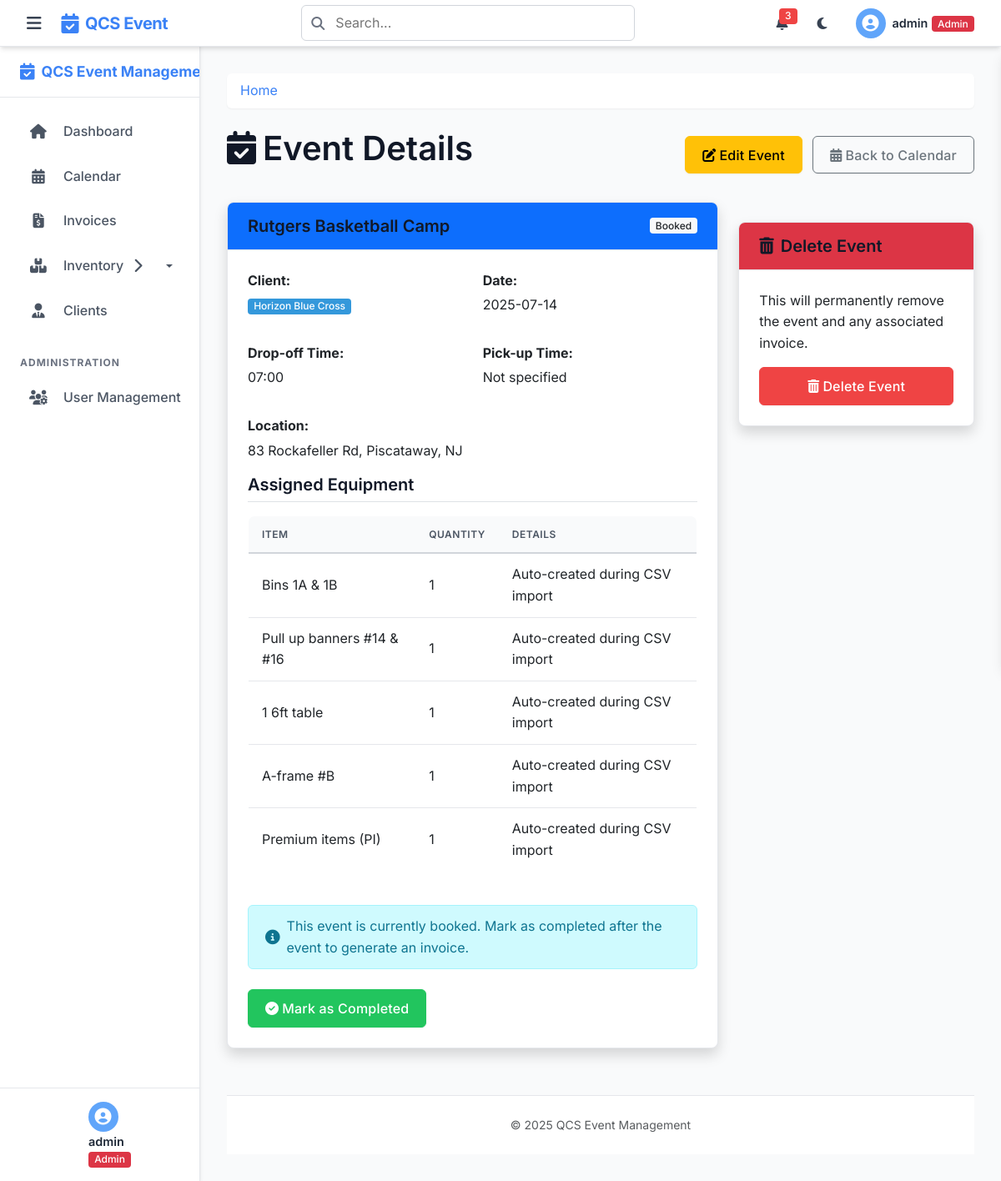
The page /events/8 (signed in) on the database as committed earlier.
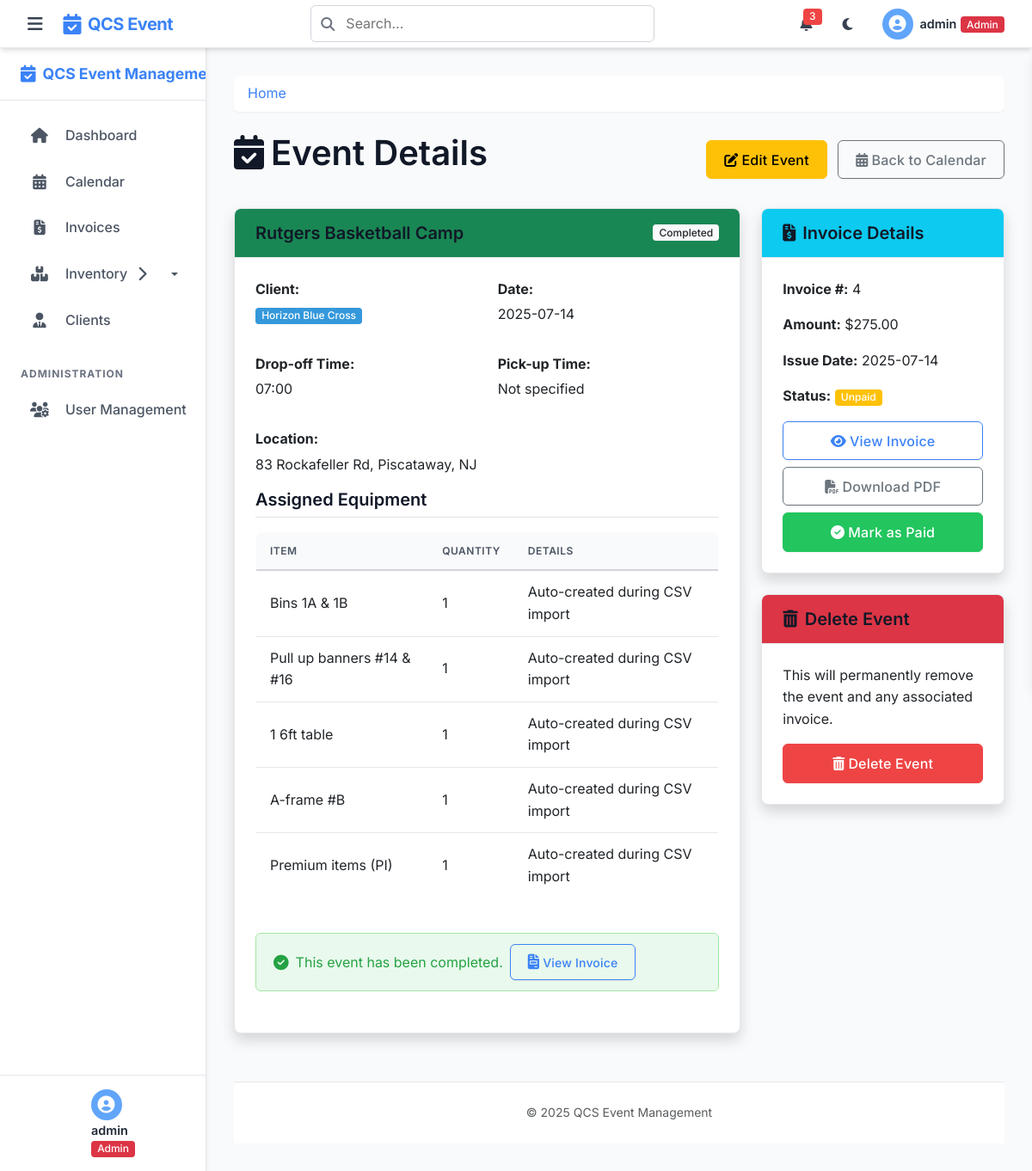
The same page on the database as committed later.
### tables this page shows
CREATE TABLE events (
    event_id INTEGER PRIMARY KEY AUTOINCREMENT,
    event_name TEXT NOT NULL,
    client_id INTEGER,
    category_id INTEGER,
    template_id INTEGER,
    ics_uid TEXT UNIQUE,  -- Unique identifier for ICS events
    event_date TEXT,  -- Store as YYYY-MM-DD
    end_date TEXT,    -- For multi-day events
    drop_off_time TEXT,      -- Store as HH:MM:SS
    pickup_time TEXT,
    is_all_day INTEGER DEFAULT 0, -- 0 for false, 1 for true
    has_conflicts INTEGER DEFAULT 0, -- 0 for no conflicts, 1 for conflicts
    is_recurring INTEGER DEFAULT 0, -- 0 for one-time, 1 for recurring
    recurrence_pattern TEXT,     -- daily, weekly, monthly, yearly
    recurrence_end_date TEXT,    -- When recurring events should stop
    parent_event_id INTEGER,     -- For recurring events
    original_start_date TEXT,    -- For moved recurring instances
    manager TEXT,
    onsite_contact TEXT,
    onsite_contact_phone TEXT,
    event_location TEXT,
    location_id INTEGER,     -- Reference to locations table
    items_needed TEXT,       -- List of items needed, including kits.
    boxes_from_pi INTEGER,   -- Number of boxes to be picked up from Positive Impact.
    notes TEXT,              -- Additional Information.
    status TEXT DEFAULT 'booked' CHECK(status IN ('booked', 'confirmed', 'in_progress', 'completed', 'cancelled')),
    created_by INTEGER,
    created_at TEXT NOT NULL DEFAULT (datetime('now')),
    last_updated TEXT,
    last_updated_by INTEGER,
    FOREIGN KEY (client_id) REFERENCES clients(id),
    FOREIGN KEY (category_id) REFERENCES event_categories(id),
    FOREIGN KEY (template_id) REFERENCES event_templates(id),
    FOREIGN KEY (location_id) REFERENCES locations(id),
    FOREIGN KEY (parent_event_id) REFERENCES events(event_id),
    FOREIGN KEY (created_by) REFERENCES users(id),
    FOREIGN KEY (last_updated_by) REFERENCES users(id)
);

CREATE TABLE invoices (
    id INTEGER PRIMARY KEY AUTOINCREMENT,
    event_id INTEGER,
    client_id INTEGER,
    amount REAL,
    issue_date TEXT NOT NULL DEFAULT (datetime('now')),
    due_date TEXT,
    status TEXT DEFAULT 'unpaid' CHECK(status IN ('unpaid', 'partial', 'paid', 'overdue')),
    notes TEXT,
    created_by INTEGER,
    last_updated TEXT,
    last_updated_by INTEGER,
    FOREIGN KEY (event_id) REFERENCES events(event_id),
    FOREIGN KEY (client_id) REFERENCES clients(id),
    FOREIGN KEY (created_by) REFERENCES users(id),
    FOREIGN KEY (last_updated_by) REFERENCES users(id)
);

### blueprints/calendar_bp.py (the view)
@calendar_bp.route('/events/<int:event_id>')
@login_required
def view_event(event_id):
    db = get_db()
    event = db.execute(
        'SELECT e.*, c.name as client_name, c.color as client_color '
        'FROM events e JOIN clients c ON e.client_id = c.id '
        'WHERE e.event_id = ?',
        (event_id,)
    ).fetchone()
    if event is None:
        abort(404)
    invoice = db.execute('SELECT * FROM invoices WHERE event_id = ?', (event_id,)).fetchone()
    equipment_assignments = db.execute(
        '''SELECT ea.quantity, e.name, e.description
           FROM equipment_assignments ea
           JOIN equipment e ON ea.equipment_id = e.id
           WHERE ea.event_id = ?''',
        (event_id,)
    ).fetchall()
    return render_template('view_event.html', event=event, invoice=invoice,
                          equipment_assignments=equipment_assignments)

### app.py (called while the page is built)
@app.after_request
def add_security_headers(response):
    response.headers['X-Content-Type-Options'] = 'nosniff'
    response.headers['X-Frame-Options'] = 'DENY'
    response.headers['X-XSS-Protection'] = '1; mode=block'
    response.headers['Strict-Transport-Security'] = 'max-age=31536000; includeSubDomains'
    return response

### helpers.py (called while the page is built)
def get_db():
    if 'db' not in g:
        g.db = sqlite3.connect(
            current_app.config['DATABASE'],
            detect_types=sqlite3.PARSE_DECLTYPES
        )
        g.db.row_factory = sqlite3.Row
    return g.db

def login_required(f):
    @wraps(f)
    def decorated_function(*args, **kwargs):
        if 'user_id' not in session:
            if request.path.startswith('/api/') or request.is_json or request.headers.get('X-Requested-With') == 'XMLHttpRequest':
                return jsonify({'error': 'Authentication required'}), 401
            else:
                flash('Please log in first', 'warning')
                return redirect(url_for('login'))
        return f(*args, **kwargs)
    return decorated_function

### templates/view_event.html (shortened to what the changed rows need)
{% extends 'layout.html' %}
{% block content %}
<div class="d-flex justify-content-between align-items-center mb-4">
    <h1><i class="fas fa-calendar-check me-2"></i>Event Details</h1>
</div>
<div class="row mb-4">
    <div class="col-md-8">
        <div class="card shadow mb-4">
            <div class="card-header d-flex justify-content-between align-items-center
                {% if event.status == 'completed' %}bg-success text-white
                {% elif event.status == 'cancelled' %}bg-danger text-white
                {% else %}bg-primary text-white{% endif %}">
                <h5 class="mb-0">{{ event.event_name }}</h5>
                <span class="badge bg-light text-dark">
                    {{ event.status|capitalize }}
                </span>
            </div>
            <div class="card-body">
                <div class="row mb-3">
                    <div class="col-md-6">
                    </div>
                    <div class="col-md-6">
                        <p class="mb-1"><strong>Date:</strong></p>
                        <p>{{ event.event_date }}</p>
                    </div>
                </div>
                <div class="row mb-3">
                    <div class="col-md-6">
                        <p class="mb-1"><strong>Drop-off Time:</strong></p>
                        <p>{% if event.drop_off_time %}{{ event.drop_off_time }}{% else %}Not specified{% endif %}</p>
                    </div>
                    <div class="col-md-6">
                    </div>
                </div>
            <div class="mb-3">
                <p class="mb-1"><strong>Location:</strong></p>
                <p>{% if event.event_location %}{{ event.event_location }}{% else %}Not specified{% endif %}</p>
            </div>
            <div class="mb-3">
                <h5 class="border-bottom pb-2 mb-3">Assigned Equipment</h5>
                <div class="table-responsive">
                    {% if equipment_assignments %}
                        <table class="table table-sm">
                            <thead>
                                <tr>
                                    <th>Item</th>
                                    <th>Quantity</th>
                                    <th>Details</th>
                                </tr>
                            </thead>
                        </table>
                    {% else %}
                        <p class="text-muted">No equipment assigned to this event.</p>
                    {% endif %}
                </div>
            </div>
            {% if event.status in ['booked', 'confirmed', 'in_progress'] %}
            <div class="alert alert-info">
                <i class="fas fa-info-circle me-2"></i>
                This event is currently {{ event.status }}. Mark as completed after the event to generate an invoice.
            </div>
            <form method="POST" action="{{ url_for('calendar.complete_event', event_id=event.event_id) }}" style="display: inline;">
                <button type="submit" class="btn btn-success" onclick="return confirm('Are you sure you want to mark this event as completed? This will generate an invoice.')">
                    <i class="fas fa-check-circle me-1"></i>Mark as Completed
                </button>
            </form>
            {% elif event.status == 'completed' %}
            <div class="alert alert-success">
                <i class="fas fa-check-circle me-2"></i>
                This event has been completed.
                {% if invoice %}
                    <a href="{{ url_for('calendar.view_invoice', invoice_id=invoice.id) }}" class="btn btn-sm btn-outline-primary ms-2">
                        <i class="fas fa-file-invoice me-1"></i>View Invoice
                    </a>
                {% endif %}
            </div>
            {% endif %}
            </div>
        </div>
    </div>
    <div class="col-md-4">
        {% if invoice %}
        <div class="card shadow">
            <div class="card-header bg-info text-white">
                <h5 class="mb-0"><i class="fas fa-file-invoice-dollar me-2"></i>Invoice Details</h5>
            </div>
            <div class="card-body">
                <p><strong>Invoice #:</strong> {{ invoice.id }}</p>
                <p><strong>Amount:</strong> ${{ "%.2f"|format(invoice.amount) }}</p>
                <p><strong>Issue Date:</strong> {{ invoice.issue_date }}</p>
                <p>
                    <strong>Status:</strong>
                    <span class="badge {% if invoice.status == 'paid' %}bg-success{% else %}bg-warning{% endif %}">
                        {{ invoice.status|capitalize }}
                    </span>
                </p>
                <div class="d-grid gap-2 mt-3">
                    <a href="{{ url_for('calendar.view_invoice', invoice_id=invoice.id) }}" class="btn btn-outline-primary">
                        <i class="fas fa-eye me-1"></i>View Invoice
                    </a>
                    <a href="{{ url_for('calendar.generate_invoice_pdf', invoice_id=invoice.id) }}" class="btn btn-outline-secondary">
                        <i class="fas fa-file-pdf me-1"></i>Download PDF
                    </a>
                    {% if invoice.status == 'unpaid' %}
                    <form action="{{ url_for('calendar.mark_invoice_paid', invoice_id=invoice.id) }}" method="post">
                        <button type="submit" class="btn btn-success w-100">
                            <i class="fas fa-check-circle me-1"></i>Mark as Paid
                        </button>
                    </form>
                    {% endif %}
                </div>
            </div>
        </div>
        {% endif %}
    </div>
</div>
{% endblock %}

Rows that differ between the two databases and show on the page:
changed events "Rutgers Basketball Camp": status "Booked" → "Completed"; status "booked" → (not shown)
added invoices: id "4", amount "275.00", issue_date "2025-07-14", status "Unpaid"
Other text that changed with them:
text no longer shown: "This event is currently . Mark as completed after the event to generate an invoice. Mark as Completed"
text now shown: "This event has been completed. View Invoice Invoice Details Invoice #: Amount: $ Issue Date: Status: View Invoice Download PDF Mark as Paid"
